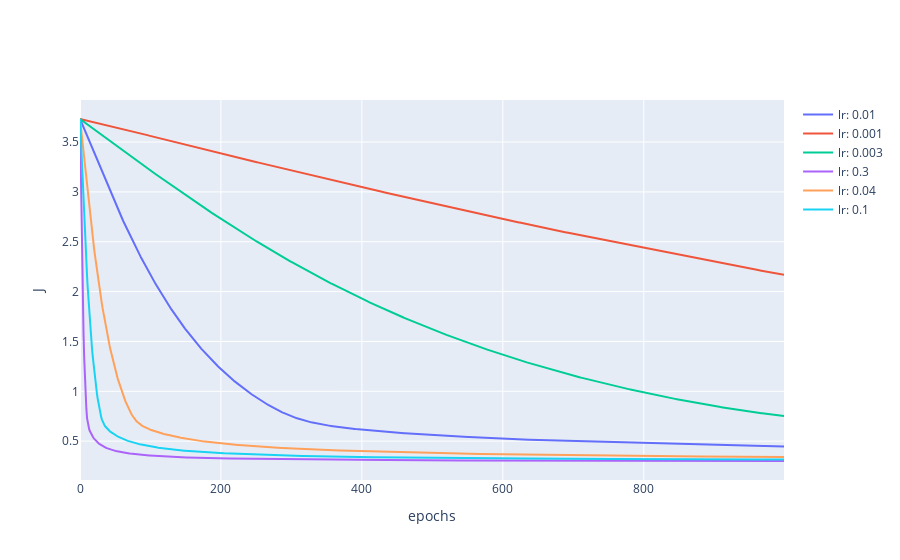

The cell this chart's notebook holds for it:
### Code cell
learning_rate_ = [0.01, 0.001, 0.003, 0.3, 0.04, 0.1]
J = np.zeros((1000, ))
theta_ = np.zeros_like(theta_init)
for i in learning_rate_:
    
    J_arr, theta_arr = Logistic_Regression.train(epochs= 1000, theta= theta_init, 
                                           input= X_mapFeature, output= y, lr= i, plot_graph= False,
                                           color= colors, time_delay= 0.01)
    theta_ = np.hstack([theta_, theta_arr])
    J = np.vstack([J, J_arr])

fig = go.Figure()
for i in range(len(J[1:, :])):
    fig.add_trace(go.Scatter(x=np.arange(1000), y=J[(1+i), :],
                            mode= 'lines', name= f'lr: {learning_rate_[i]}'))
fig.update_xaxes(title= 'epochs')
fig.update_yaxes(title= 'J', tickangle= 0)
fig.show()

### Figure 1 — Plotly figure (JSON) as saved in the notebook; plotly's stock layout.template omitted (floating-point values rounded to 4 significant figures; data arrays with more than 128 entries replaced by an {"elided": "..."} marker saying what was removed)
{"data": [{"mode": "lines", "name": "lr: 0.01", "type": "scatter", "x": {"elided": "1000 int values"}, "y": {"elided": "1000 float values"}}, {"mode": "lines", "name": "lr: 0.001", "type": "scatter", "x": {"elided": "1000 int values"}, "y": {"elided": "1000 float values"}}, {"mode": "lines", "name": "lr: 0.003", "type": "scatter", "x": {"elided": "1000 int values"}, "y": {"elided": "1000 float values"}}, {"mode": "lines", "name": "lr: 0.3", "type": "scatter", "x": {"elided": "1000 int values"}, "y": {"elided": "1000 float values"}}, {"mode": "lines", "name": "lr: 0.04", "type": "scatter", "x": {"elided": "1000 int values"}, "y": {"elided": "1000 float values"}}, {"mode": "lines", "name": "lr: 0.1", "type": "scatter", "x": {"elided": "1000 int values"}, "y": {"elided": "1000 float values"}}], "layout": {"xaxis": {"title": {"text": "epochs"}}, "yaxis": {"tickangle": 0, "title": {"text": "J"}}}}
